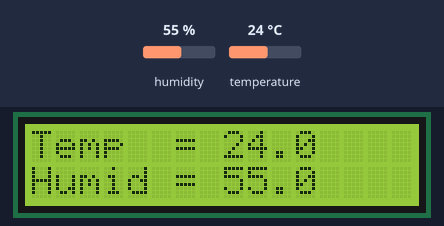
This sketch was run on a simulated Arduino Uno, built with avr-gcc and run on an emulated ATmega328P. Parts: 16×2 character LCD. The inputs (shaded band) are chosen by the test bench; at power-on: humidity 55 %, temperature 24 °C.

Above: at 2.7 s.
2.8 s: humidity set to 22 %
At 5.2 s:
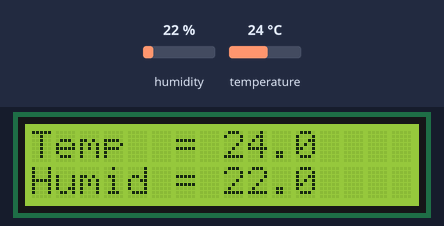
5.8 s: temperature set to 12 °C
At 7.4 s:
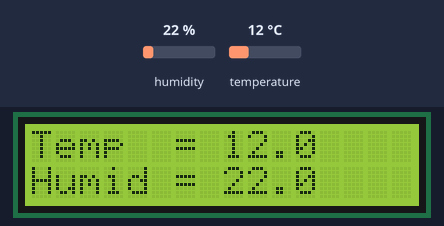
8.8 s: humidity set to 40 %
At 11.5 s:
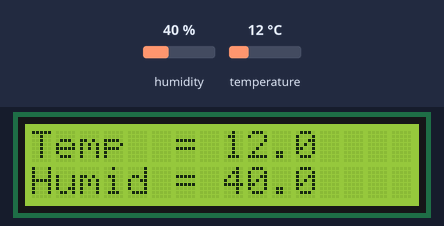
11.8 s: temperature set to 19 °C
At 12.7 s:
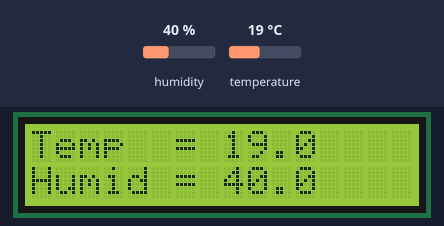
Timing chart, 0 to 14.8 s (numbered marks = the images above; inputs shaded):
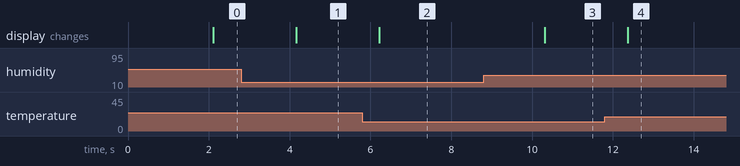

The sketch:

dht11_LCD.ino
```cpp
//Requires DHT sensors library by Adafruit
#include "DHT.h"
#include <LiquidCrystal_I2C.h>

#define DHTPIN 13     // GPIO13 connected to the DHT sensor
#define DHTTYPE DHT11   // DHT 11
DHT dht(DHTPIN, DHTTYPE);

// set the LCD number of columns and rows
int lcdColumns = 16;
int lcdRows = 2;
LiquidCrystal_I2C lcd(0x27, lcdColumns, lcdRows);

void setup() {
  Serial.begin(9600);
  dht.begin();
  lcd.init();

}

void loop() {
  delay(2000);

  float h = dht.readHumidity();
  // Read temperature as Celsius (the default)
  float t = dht.readTemperature();
  // Read temperature as Fahrenheit (isFahrenheit = true)
  //float f = dht.readTemperature(true);

  // Check if any reads failed and exit early (to try again).
  if (isnan(h) || isnan(t)) {
    Serial.println(F("Failed to read from DHT sensor!"));
    return;
  }
  lcd.backlight();
  lcd.setCursor(0, 0);  //at the first line, first column
  lcd.print("Temp  = ");
  lcd.setCursor(8, 0);
  lcd.print(t, 1);  //display 5 digits fraction
  lcd.setCursor(0, 1);  //at the second line, first column
  lcd.print("Humid = ");
  lcd.setCursor(8, 1);
  lcd.print(h, 1);  //display 2 digits fraction
  //Serial.print(F("Humidity: "));
  //Serial.print(h);
  //Serial.print(F("%  Temperature: "));
  //Serial.print(t);
  //Serial.print(F("°C "));
  //Serial.print(f);
  //Serial.println(F("°F"));
  //---For Serial Ploter---//
  //Serial.print(h);
  //Serial.print(" ");
  //Serial.println(t);

  }
```

Measured:
- after the input at 2.8 s, the display: changes after 1.4 s (image 1)
- after the input at 5.8 s, the display: changes after 0.41 s (image 2)
- after the input at 8.8 s, the display: changes after 1.5 s (image 3)
- after the input at 11.8 s, the display: changes after 0.56 s (image 4)
